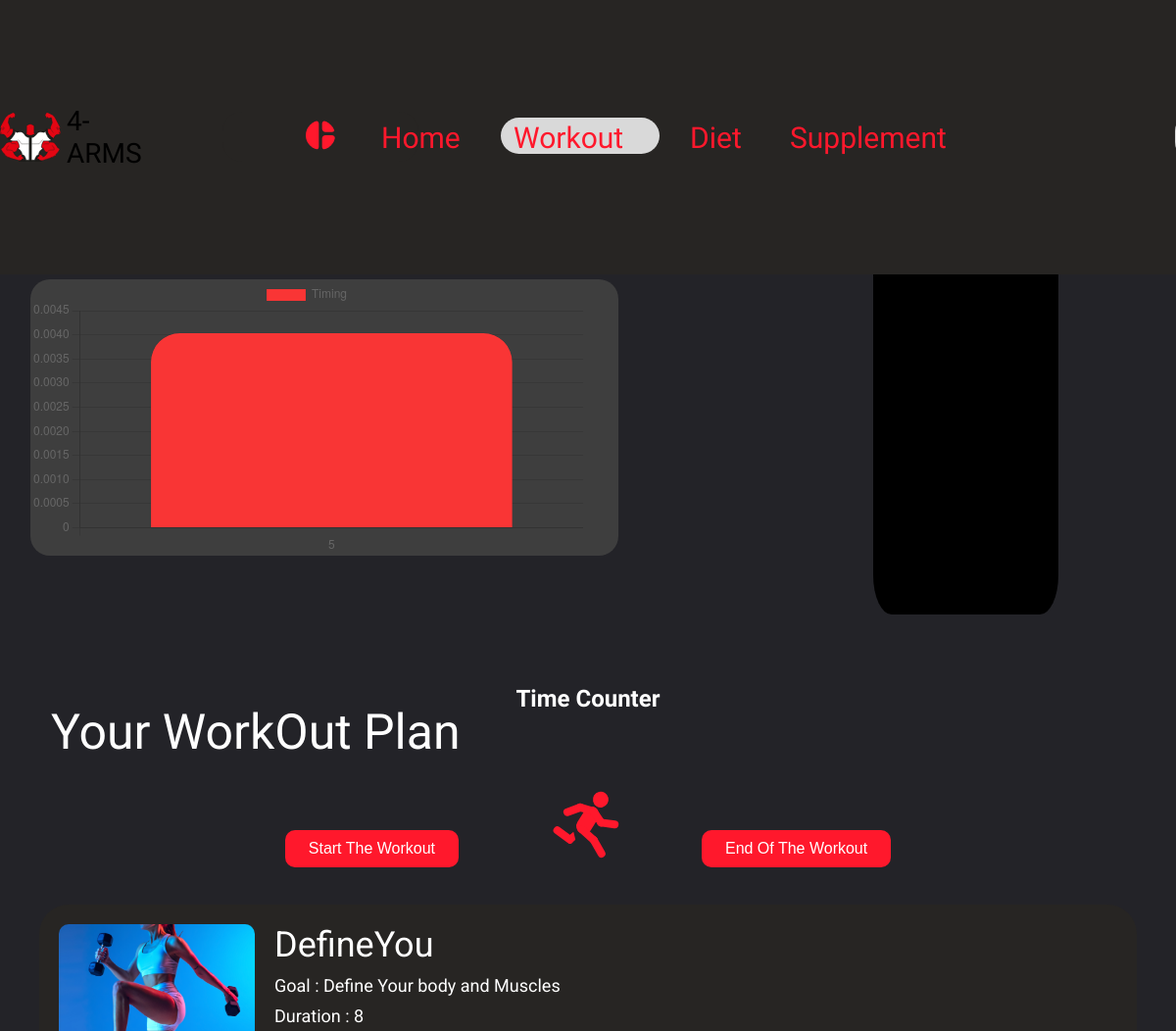
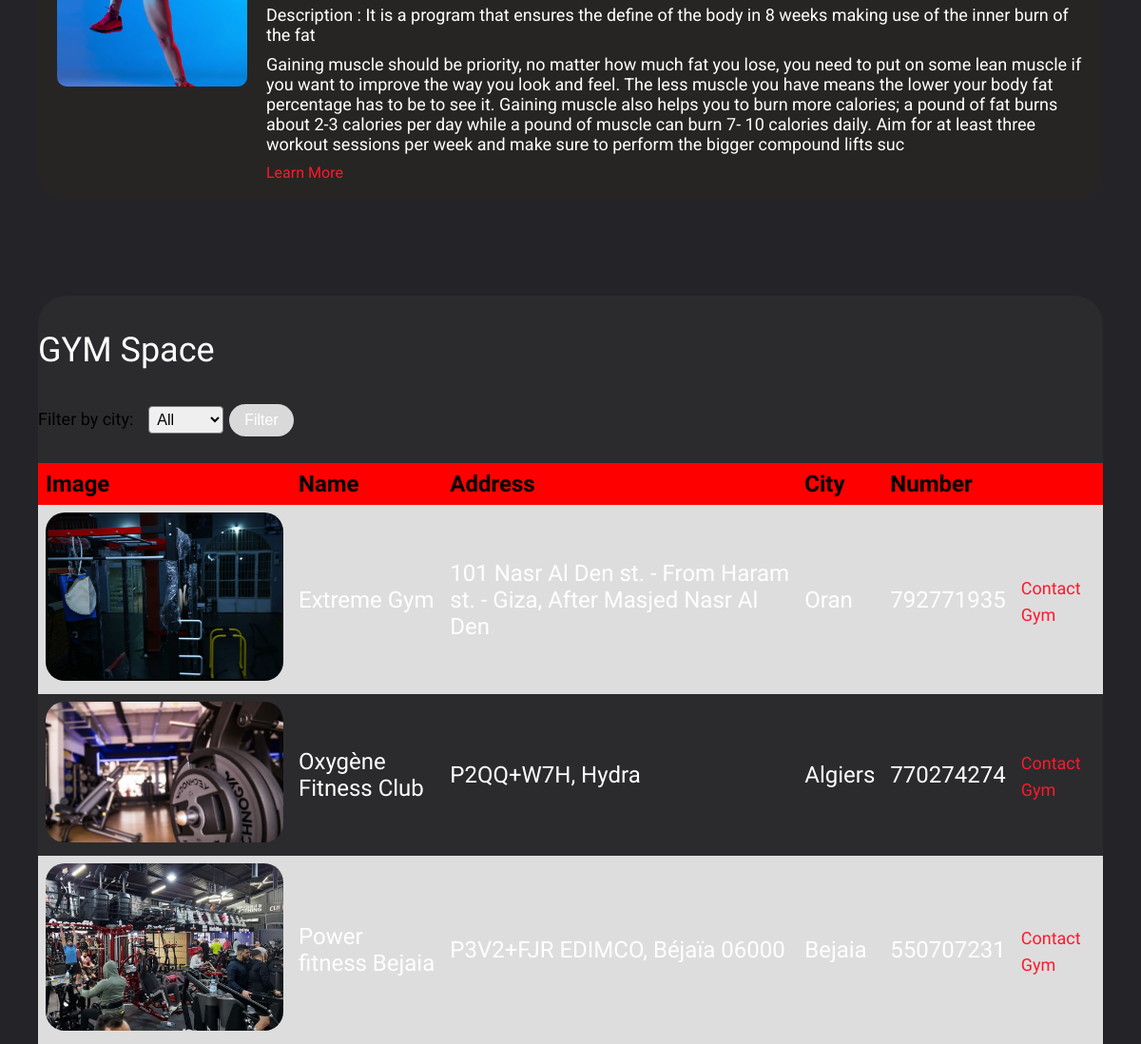
/workout/workout.php (signed in), run on the app's committed database (2 pictures, top to bottom).
### tables this page shows
CREATE TABLE `assigned` (
  `user_id` int(11) NOT NULL,
  `workout_id` int(11) NOT NULL,
  `diet_id` int(11) NOT NULL,
  `gym_id` int(11) DEFAULT NULL
);

CREATE TABLE `workout_plan` (
  `workout_id` int(11) NOT NULL,
  `workout_planer_id` int(11) DEFAULT NULL,
  `workout_name` varchar(60) DEFAULT NULL,
  `workout_img_link` varchar(300) DEFAULT NULL,
  `workout_plan_link` varchar(300) DEFAULT NULL,
  `description` varchar(500) DEFAULT NULL,
  `workout_summary` varchar(500) DEFAULT NULL,
  `goal` varchar(500) DEFAULT NULL,
  `duration` int(11) DEFAULT NULL,
  `length` int(11) DEFAULT NULL
);

CREATE TABLE `gym` (
  `gym_id` int(11) NOT NULL,
  `gym_name` varchar(100) DEFAULT NULL,
  `gym_address` varchar(300) DEFAULT NULL,
  `gym_number` int(11) DEFAULT NULL,
  `city` varchar(50) DEFAULT NULL,
  `gym_img_link` varchar(300) DEFAULT NULL,
  `gym_link` varchar(500) DEFAULT NULL
);

### workout/workout.php (the view, shortened to what this page needs)
<?php
$user_id = $_SESSION["user_id"];
require_once "../db.php";
?>
<!DOCTYPE html>
<html>
<head>
  <link rel="stylesheet" href="global.css" />
  <link rel="stylesheet" href="workout.css" />
</head>
<body>
  <div class="workout">
    <p style='margin-top:130px;margin-left:4%;font-size:50px;' id="act">My OverView</p>
    <p style='margin-top:53px;margin-left:7%'>Activity</p>
    <div class="activity">
      <canvas id="myChart"></canvas>
    </div>
    <?php
    $query = $conn->query(
      "select sum(activity_time) as activity_time,month from activity where user_id=$user_id group by month"
    );
    foreach ($query as $data) {
      $month[] = $data['month'];
      $time[] = $data['activity_time'];
    }
    ?>
    <script>
      const ctx = document.getElementById('myChart');
      new Chart(ctx, {
        type: 'bar',
        data: {
          labels: <?php echo json_encode($month) ?>,
          datasets: [{
            label: 'Timing',
            data: <?php echo json_encode($time) ?>,
            borderWidth: 0.5,
            backgroundColor: '#F93535',
            borderRadius: 30,
            hoverBackgroundColor: '#8F8F8F',
          }]
        },
        options: {
          scales: {
            y: {
              beginAtZero: true
            }
          }
        }
      });
    </script>
    <div id="container" class="overview">
      <?php
      $sql = "SELECT Calories, carbs, Proteins FROM diet
        inner join assigned on diet.diet_id=assigned.diet_id WHERE user_id = $user_id";
      $result = $conn->query($sql);
      $data = array();
      if ($result->num_rows > 0) {
        while ($row = $result->fetch_assoc()) {
          $data[] = array(
            'name' => 'Calories',
            'y' => intval($row['Calories']),
            'color' => '#F93535'
          );
          $data[] = array(
            'name' => 'Carbs',
            'y' => intval($row['carbs']),
            'color' => '#003459'
          );
          $data[] = array(
            'name' => 'Protein',
            'y' => intval($row['Proteins']),
            'color' => '#D9D9D9'
          );
        }
      }
      ?>
      <script>
        // Render pie chart using Highcharts
        Highcharts.chart('container', {
          chart: {
            plotBackgroundColor: '#3E3E3E',
            backgroundColor: '#3E3E3E',
            plotBorderWidth: null,
            plotShadow: false,
            type: 'pie',
          },
          title: {
            text: 'Nutrition',
            style: {
              color: 'white',
              font: 'bold 200% '
            }
          },
          tooltip: {
            pointFormat: '{series.name}: <b>{point.y}g</b>',
            plotBackgroundColor: 'black'
          },
          plotOptions: {
            pie: {
              plotBackgroundColor: 'black',
              allowPointSelect: true,
              cursor: 'pointer',
              showInLegend: true,
              dataLabels: {
                enabled: false,
              }
            }
          },
          series: [{
            name: 'Nutrition',
            colorByPoint: true,
            plotBackgroundColor: 'black',
            data: <?php echo json_encode($data); ?>,
          }]
        });
      </script>
    </div>
    <div class="recommended-activities" style="font-size:50px;" id="plan">Your WorkOut Plan</div>
    <div class="counter" style="margin-right:0;">
      <p style="margin-bottom: 5%;font-size: 24px;font-weight: bold;">Time Counter</p>
      <button id="start-button" onclick="startTimer()">Start The Workout</button>
      <button id="stop-button" onclick="stopTimer(event)">End Of The Workout</button>
      <div class="running">
        <div class="outer">
          <div class="body">
            <div class="arm behind"></div>
            <div class="arm front"></div>
            <div class="leg behind"></div>
            <div class="leg front"></div>
          </div>
        </div>
      </div>
    </div>
  </div>
  <div class="plan" style="margin-top:1% !important;">
    <?php
    $sql_workout = "SELECT * FROM assigned inner join workout_plan on workout_plan.workout_id = assigned.workout_id WHERE user_id = $user_id LIMIT 1";
    $result = $conn->query($sql_workout);
    $row = $result->fetch_assoc();
    ?>
    <div class="plan-img">
      <a href="<?php echo $row['workout_plan_link'] ?>">
        <img src="<?php echo $row['workout_img_link'] ?>" alt="" onmouseover="this.style.opacity=1" onmouseout="this.style.opacity=0.7">
      </a>
    </div>
    <div class="plan-description">
      <p style="font-size:36px"><?php echo $row['workout_name'] ?></p>
      <p>Goal : <?php echo $row['goal'] ?></p>
      <p>Duration : <?php echo $row['duration'] ?></p>
      <p>Description : <?php echo $row['description'] ?></p>
      <p><?php echo $row['workout_summary'] ?></p>
      <a href="<?php echo $row['workout_plan_link'] ?>">Learn More</a>
    </div>
  </div>
  <div class="gym-space" id="gym">
    <?php
    $sql = "SELECT * FROM gym";
    $result = $conn->query($sql);
    $gyms = array();
    if ($result->num_rows > 0) {
      while ($row = $result->fetch_assoc()) {
        $gyms[] = $row;
      }
    } else {
      echo "0 results";
    }
    ?>
    <p style="font-size: 36px; color: #ffffff;font-family: var(--font-nasalization);">GYM Space</p>
    <form method="get" class="filter">
      <label for="city">Filter by city:</label>
      <select id="city" name="city">
        <option value="">All</option>
      </select>
      <button type="submit">Filter</button>
    </form>
    <br>
    <table>
      <tr>
        <th>Image</th>
        <th>Name</th>
        <th>Address</th>
        <th>City</th>
        <th>Number</th>
        <th></th>
      </tr>
      <?php foreach ($gyms as $gym) : ?>
        <tr>
          <td><img src="<?php echo $gym['gym_img_link'] ?>"></td>
          <td><?php echo $gym['gym_name'] ?></td>
          <td><?php echo $gym['gym_address'] ?></td>
          <td><?php echo $gym['city'] ?></td>
          <td><?php echo $gym['gym_number'] ?></td>
          <td>
            <a href="<?php echo $gym['gym_link'] ?>" style="font-size:18px">Contact Gym
          </td>
        </tr>
      <?php endforeach; ?>
  </div>
  <div class="nav-bar">
    <div class="logo">
      <img class="frame-icon" alt="" src="./public/frame.svg" />
      <p class="arms">4-ARMS</p>
      <button class="login-button" id="go" style="margin-left:40%;background-color:#272523;">
        <div class="gogo">
          <img src="./dash.svg" style="height:30px;width:30px;">
        </div>
      </button>
    </div>
    <div class="home-parent">
      <div class="home"><a href="../index.php">Home</a></div>
      <button class="frame-item"></button>
      <div class="workout1"><a href="./workout.php">Workout</a></div>
      <div class="diet"><a href="../diet/diet.php">Diet</a></div>
      <div class="supplement"><a href="../Shop/supplement.php">Supplement</a></div>
    </div>
  </div>
</body>
</html>

### workout/global.css (style rules this page uses)
body { margin: 0; line-height: normal; }
:root { --font-nasalization: Nasalization; --font-damion: Damion; --button: Roboto; --small-size-body-medium: Poppins; --font-font: font; --font-google-sans: "Google Sans"; --font-habibi: Habibi; --font-open-sans: "Open Sans"; --font-inter: Inter; --font-inherit: inherit; --font-size-5xl: 24px; --font-size-xl: 20px; --font-size-13xl: 32px; --font-size-11xl: 30px; --font-size-9xl: 28px; --button-size: 14px; --font-size-base: 16px; --font-size-17xl: 36px; --font-size-29xl: 48px; --black-like-ur-heart: #000; --text-medium: #494e50; --grey-grey-800: #424242; --color-darkslategray-100: #3e3e3e; --color-darkslategray-200: #39393d; --color-darkslategray-300: #263238; --color-darkslategray-400: #2f2d2d; --color-gainsboro-100: #e8e7e2; --grey-grey-300: #e0e0e0; --color-gainsboro-200: #d9d9d9; --grey-grey-50: #fafafa; --color-gray-100: #8f8f8f; --color-gray-200: #808080; --color-gray-300: #2b2b2e; --color-gray-400: #272523; --color-gray-500: #1d1d1b; --sexy-rouge: #ff182c; --color-red-100: #e50019; --black-white-white: #fff; --grey-grey-400: #bdbdbd; --color-darkgray: #999; --color-dimgray: #636262; --color-darkolivegreen: #324209; --color-steelblue-100: #3c74ba; --color-deepskyblue: #1bb1ff; --color-whitesmoke: #f3f2ef; --color-gold: #fee232; --color-yellowgreen-100: #82b63f; --color-yellowgreen-200: #88b120; --color-crimson: #db3846; --color-lightskyblue: #79d7ff; --gap-179xl: 198px; --gap-7xs: 6px; --gap-9xs: 4px; --gap-11xs: 2px; --gap-3xs: 10px; --padding-4xs: 9px; --padding-21xl: 40px; --padding-5xs: 8px; --padding-9xs: 4px; --padding-base: 16px; --padding-13xl: 32px; --br-3xs: 10px; --br-xl: 20px; --br-9xs: 4px; --br-5xs: 8px; --br-mini: 15px; --br-11xs: 2px; --br-11xl: 30px; --bootstrap-focused: 0px 0px 0px 3.2px rgba(32, 162, 232, 0.25); }

### workout/workout.php (style rules this page uses)
.activity { background-color: #3E3E3E; width: 600px; height: 282px; }
.overview { right: 10%; border-radius: 10%; }
.gym-space { background-color: #2B2B2E; font-size: 24px; font-family: var(--font-nasalization); margin-top: 100px; border-radius: 30px; margin-left: 40px; margin-right: 40px; }
select { border-radius: 30px; padding: 10px; font-size: 32px; }
button[type="submit"] { padding: 8px 16px; border-radius: 30px; border: none; background-color: #D9D9D9; color: #fff; font-size: 16px; cursor: pointer; transition: background-color 0.3s ease-in-out; }
table { border-collapse: collapse; width: 100%; border-radius: 30px; }
th { text-align: left; padding: 8px; background-color: red; }
td { text-align: left; padding: 8px; color: white; }
tr:nth-child(even) { background-color: #ddd; color: #272523; }
img { width: 250px; height: 350px; height: auto; border-radius: 20px; }
label { font-size: 18px; margin-right: 10px; }
select { font-size: 16px; padding: 4px; border-radius: 4px; }
.nav-bar { top: 0; position: fixed; left: 0; width: 100%; z-index: 999; background-color: #272523; }
.nav-bar { top: 0; position: fixed; left: 0; width: 100%; z-index: 999; background-color: #272523; height: 13%; }
.plan { display: flex; flex-direction: row; background-color: #272523; border-radius: 30px; padding: 20px; margin-top: 7%; margin-left: 40px; margin-right: 40px; }
.plan-img { margin-right: 20px; top: 50%; }
.plan-img img { width: 200px; height: 200px; object-fit: cover; border-radius: 10px; top: 50%; }
.plan-description { display: flex; flex-direction: column; top: 50%; }
.plan-description p { color: white; font-size: 18px; margin: 0 0 10px 0; top: 50%; }
.plan-description a { color: #EEC643; font-size: 16px; text-decoration: none; margin-top: auto; }
a { text-decoration: none; color: #ff182c !important; }

### data on the page
assigned: workout.workout_img_link (picture), workout.workout_name "DefineYou", workout.goal "Define Your body and Muscles", workout.duration "8", workout.description "It is a program that ensures the define of the body in 8 weeks making use of the inner burn of the fat", workout.workout_summary "Gaining muscle should be priority, no matter how much fat you lose, you need to put on some lean muscle if you want to improve the way you look and feel. The less muscle you have means the lower your body fat percentage has to be to see it. Gaining muscle also helps you to burn more calories; a pound of fat burns about 2-3 calories per day while a pound of muscle can burn 7- 10 calories daily. Aim for at least three workout sessions per week and make sure to perform the bigger compound lifts suc"
gym: gym_img_link (picture), gym_name "Extreme Gym", gym_address "101 Nasr Al Den st. - From Haram st. - Giza, After Masjed Nasr Al Den", city "Oran", gym_number "792771935"
gym: gym_img_link (picture), gym_name "Oxygène Fitness Club", gym_address "P2QQ+W7H, Hydra", city "Algiers", gym_number "770274274"
gym: gym_img_link (picture), gym_name "Power fitness Bejaia", gym_address "P3V2+FJR EDIMCO, Béjaïa 06000", city "Bejaia", gym_number "550707231"

### other printed values
chart data {{ json_encode($month) }} ["5"]
chart data {{ json_encode($time) }} ["0.004044166998937726"]
